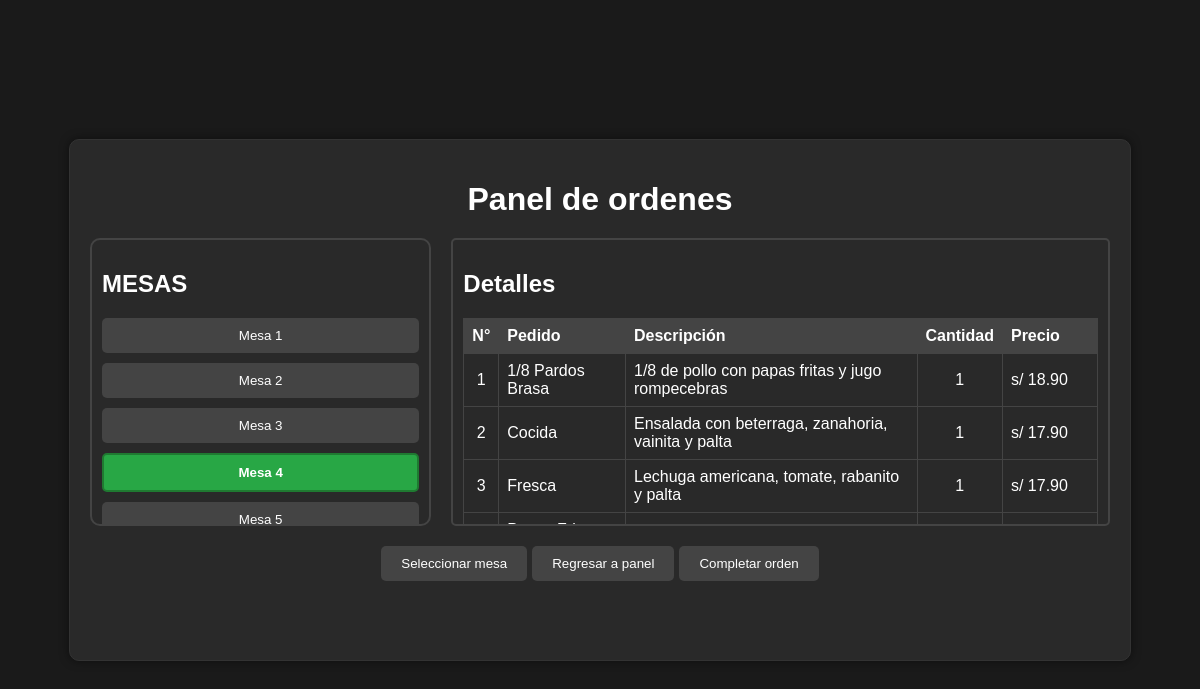
Page /src/ModuloServicio/UCgenerarPedidoPlato/indexPanelOrdenes.php?idMesa=4 (signed in) on the committed database.
### tables this page shows
CREATE TABLE `controlordenes` (
  `idControlOrden` int NOT NULL AUTO_INCREMENT,
  `idMesa` int NOT NULL,
  `idOrden` int DEFAULT NULL,
  `EstadoControlOrden` tinyint(1) NOT NULL,
  `idUsuario` int NOT NULL,
  `ControlFecha` varchar(10) NOT NULL,
  `ControlHora` varchar(10) NOT NULL,
  PRIMARY KEY (`idControlOrden`),
  KEY `idOrden` (`idOrden`),
  KEY `fk_mesa` (`idMesa`),
  KEY `fk_usuario` (`idUsuario`),
  CONSTRAINT `controlordenes_ibfk_1` FOREIGN KEY (`idOrden`) REFERENCES `ordenes` (`idOrden`),
  CONSTRAINT `fk_mesa` FOREIGN KEY (`idMesa`) REFERENCES `mesas` (`idMesa`) ON DELETE CASCADE ON UPDATE CASCADE,
  CONSTRAINT `fk_usuario` FOREIGN KEY (`idUsuario`) REFERENCES `usuarios` (`idUsuario`) ON DELETE CASCADE ON UPDATE CASCADE
);

CREATE TABLE `ordendetalles` (
  `idItem` int NOT NULL,
  `cantidad` int NOT NULL,
  `idOrden` int NOT NULL,
  `subtotal` double DEFAULT '0',
  PRIMARY KEY (`idItem`,`idOrden`),
  KEY `idOrden` (`idOrden`),
  CONSTRAINT `ordendetalles_ibfk_1` FOREIGN KEY (`idItem`) REFERENCES `menuitems` (`idItem`),
  CONSTRAINT `ordendetalles_ibfk_2` FOREIGN KEY (`idOrden`) REFERENCES `ordenes` (`idOrden`)
);

CREATE TABLE `menuitems` (
  `idItem` int NOT NULL AUTO_INCREMENT,
  `nombre` varchar(50) NOT NULL,
  `descripcion` varchar(150) DEFAULT NULL,
  `precio` double NOT NULL,
  `idCategoria` int DEFAULT NULL,
  PRIMARY KEY (`idItem`),
  KEY `idCategoria` (`idCategoria`),
  CONSTRAINT `menuitems_ibfk_1` FOREIGN KEY (`idCategoria`) REFERENCES `categoria` (`idTipoMenu`)
);

### src/ModuloServicio/UCgenerarPedidoPlato/indexPanelOrdenes.php (called while the page is built, shortened)
<?php
include_once($_SERVER['DOCUMENT_ROOT'] . '/src/ModuloServicio/UCgenerarPedidoPlato/panelOrdenes.php');
include_once($_SERVER['DOCUMENT_ROOT'] . '/src/modelo/ControlOrden.php');
include_once($_SERVER['DOCUMENT_ROOT'] . '/src/modelo/OrdenDetalle.php');
$idMesa = $_GET['idMesa'] ?? null;
$ordenDetalles = null;
$idControl = null;
$controlOrdenObject = new ControlOrden();
$controlOrdenes = $controlOrdenObject->obtenerOrdenControl();
if($idMesa!= null){
    $ordenDetallesObject = new OrdenDetalle();
    $ordenDetalles = $ordenDetallesObject->obtenerOrdenDetalle($idMesa);
    $idControl = $controlOrdenObject->obtenerIdControlPorMesa($idMesa);
}
$panelOrdenesObject = new panelOrdenes();
$panelOrdenesObject->panelOrdenesShow($controlOrdenes, $ordenDetalles, $idMesa, $idControl);
?>

### src/modelo/conexion.php (called while the page is built, shortened)
<?php
class Conexion
{
    private $host = "localhost";
    private $user = "root";
    private $password = "12345678";
    private $database = "bdrestaurante";
    private $conexion;
    public function conectar()
    {
        if ($this->conexion == null) {
            $this->conexion = mysqli_connect($this->host, $this->user, $this->password, $this->database);
        }
        return $this->conexion;
    }
    public function desconectar()
    {
        if ($this->conexion != null) {
            $this->conexion = null;
        }
    }
}

### src/modelo/ControlOrden.php (called while the page is built, shortened)
<?php
require_once("conexion.php");
class ControlOrden extends conexion
{
  public function obtenerOrdenControl()
  {
    $sql = "SELECT * FROM controlordenes WHERE estadocontrolorden = true";
    $respuesta = $this->conectar()->query($sql);
    return $respuesta;
  }
  public function obtenerIdControlPorMesa($idMesa)
  {
    $sql = "SELECT idControlOrden FROM controlordenes WHERE idMesa = '$idMesa' AND estadocontrolorden = true";
    $respuesta = $this->conectar()->query($sql);
    $registro = $respuesta->fetch_assoc();
    $idControl = $registro['idControlOrden'];
    return $idControl;
  }
}

### src/modelo/OrdenDetalle.php (called while the page is built, shortened)
<?php
require_once("conexion.php");
class OrdenDetalle extends conexion
{
    public function obtenerOrdenDetalle($idMesa)
    {
        $sql = "SELECT mi.nombre AS NombrePlato,mi.descripcion AS Descripcion, od.subtotal AS Subtotal, od.cantidad AS Cantidad,
                co.idMesa AS Mesa, od.idOrden, co.idControlOrden FROM OrdenDetalles od
                INNER JOIN    Ordenes o ON od.idOrden = o.idOrden
                INNER JOIN    ControlOrdenes co ON co.idOrden = o.idOrden
                INNER JOIN    MenuItems mi ON od.idItem = mi.idItem WHERE co.idMesa = $idMesa";
        $respuesta = $this->conectar()->query($sql);
        return $respuesta->fetch_all(MYSQLI_ASSOC);
    }
}

### src/ModuloServicio/UCgenerarPedidoPlato/panelOrdenes.php (the view, shortened to what this page needs)
<?php
class panelOrdenes
{
    public function panelOrdenesShow($controlOrdenes = null, $ordenDetalles = null, $idMesa = null, $idControl = null)
    {
?>
        <!DOCTYPE html>
        <html lang="es">
        <head>
            <link href="https://cdn.jsdelivr.net/npm/sweetalert2@11.7.0/dist/sweetalert2.min.css" rel="stylesheet">
        </head>
        <body>
            <div class="container">
                <h1>Panel de ordenes</h1>
                <div class="mesas-container">
                    <div class="mesas-list">
                        <h2>MESAS</h2>
                        <?php if ($controlOrdenes): ?>
                            <form action="getPedidos.php" method="POST">
                                <?php foreach ($controlOrdenes as $mesa): ?>
                                    <button class="<?= ($mesa['idMesa'] == $idMesa) ? 'selected' : ''; ?>" value=<?= $mesa['idMesa']; ?> name="btnOrdenMesa" type="submit">
                                        Mesa <?php echo $mesa['idMesa']; ?>
                                    </button>
                                <?php endforeach; ?>
                            </form>
                        <?php else: ?>
                            <p>Cargando...</p>
                        <?php endif; ?>
                    </div>
                    <div class="detalles">
                        <h2>Detalles</h2>
                        <?php if ($ordenDetalles): ?>
                            <table>
                                <thead>
                                    <tr>
                                        <th>N°</th>
                                        <th>Pedido</th>
                                        <th>Descripción</th>
                                        <th>Cantidad</th>
                                        <th>Precio</th>
                                    </tr>
                                </thead>
                                <tbody>
                                    <?php foreach ($ordenDetalles as $index => $detalle): ?>
                                        <tr>
                                            <td style="text-align: center;"><?= $index + 1; ?></td>
                                            <td style="width: 20%;"><?= htmlspecialchars($detalle['NombrePlato']); ?></td>
                                            <td><?= htmlspecialchars($detalle['Descripcion']); ?></td>
                                            <td style="text-align: center;"><?= (int)$detalle['Cantidad']; ?></td>
                                            <td style="width: 15%;">s/ <?= number_format((float)$detalle['Subtotal'], 2); ?></td>
                                        </tr>
                                    <?php endforeach; ?>
                                </tbody>
                            </table>
                        <?php elseif ($idMesa): ?>
                            <p>Se ha iniciado el proceso de orden de esta mesa</p>
                        <?php else: ?>
                            <p>Selecciona una mesa para ver los detalles de la orden.</p>
                        <?php endif; ?>
                    </div>
                </div>
                <div class="btn-seleccionar">
                    <a href="indexSeleccionMesas.php">
                        <button>Seleccionar mesa</button>
                    </a>
                    <a href="/src/ModuloSeguridad/UCautenticarUsuario/indexPanelPrincipalSistema.php">
                        <button>Regresar a panel</button>
                    </a>
                    <?php if ($ordenDetalles || $idMesa): ?>
                        <a href="/src/ModuloServicio/UCgenerarPedidoPlato/indexOrdenMesa.php?orden=<?=isset($ordenDetalles[0]['idOrden']) ? $ordenDetalles[0]['idOrden']: '' ?>&idMesa=<?=$idMesa?>&idControl=<?=$idControl ?>" >
                            <button>Completar orden</button>
                        </a>
                    <?php endif ?>
                </div>
            </div>
        </body>
        </html>
<?php
    }
}
?>

### src/ModuloServicio/UCgenerarPedidoPlato/panelOrdenes.php (style rules this page uses)
body { font-family: Arial, sans-serif; background-color: #1a1a1a; color: white; display: flex; justify-content: center; align-items: center; height: 100vh; margin: 0; }
.container { width: 85%; max-width: 1100px; border: 1px solid #333; padding: 20px; background-color: #292929; border-radius: 10px; box-shadow: 0 0 10px rgba(0, 0, 0, 0.5); height: 60vh; }
h1 { text-align: center; margin-bottom: 20px; }
.mesas-container { display: flex; gap: 20px; height: 60%; }
.mesas-list { flex: 1; border: 2px solid #444; padding: 10px; border-radius: 10px; overflow-y: hidden; max-height: 400px; cursor: grab; user-select: none; }
.mesas-list button { display: block; width: 100%; margin-bottom: 10px; padding: 10px; background-color: #444; color: white; border: none; border-radius: 5px; cursor: pointer; transition: background-color 0.3s; }
.detalles { flex: 2; border: 2px solid #444; padding: 10px; border-radius: 5px; overflow-y: hidden; max-height: 400px; cursor: grab; }
table { width: 100%; border-collapse: collapse; user-select: none; }
table, th, td { border: 1px solid #444; }
th, td { padding: 8px; text-align: left; }
th { background-color: #444; }
.btn-seleccionar { margin-top: 20px; display: flex; justify-content: center; gap: 5px; }
.btn-seleccionar button { padding: 10px 20px; background-color: #444; color: white; border: none; border-radius: 5px; cursor: pointer; transition: background-color 0.3s; }
.mesas-list button.selected { background-color: #28a745; color: white; font-weight: bold; border: 2px solid #1f7a31; }

### rows in the picture
controlordenes: idMesa "1"
controlordenes: idMesa "2"
controlordenes: idMesa "3"
controlordenes: idMesa "4"
controlordenes: idMesa "5"
ordendetalles: idItem.nombre "1/8 Pardos Brasa", idItem.descripcion "1/8 de pollo con papas fritas y jugo rompecebras", cantidad "1", subtotal "18.90"
ordendetalles: idItem.nombre "Cocida", idItem.descripcion "Ensalada con beterraga, zanahoria, vainita y palta", cantidad "1", subtotal "17.90"
ordendetalles: idItem.nombre "Fresca", idItem.descripcion "Lechuga americana, tomate, rabanito y palta", cantidad "1", subtotal "17.90"
